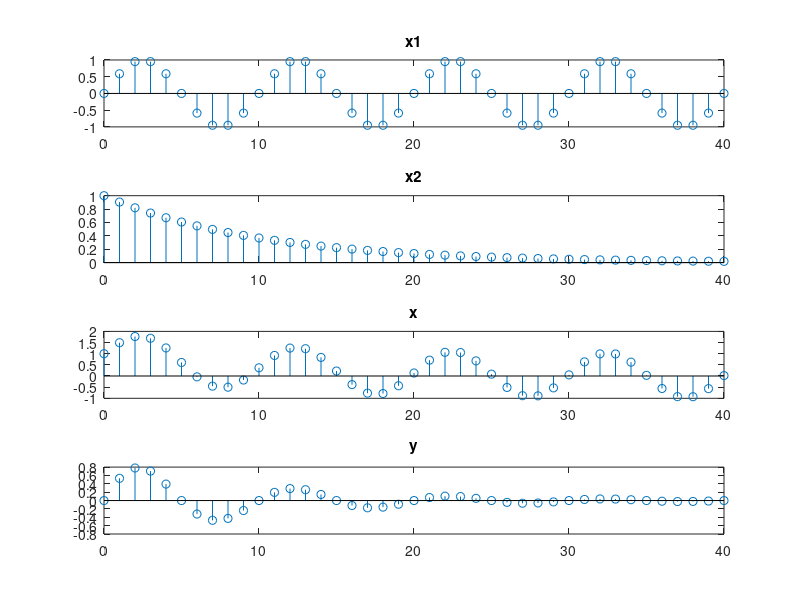

The MATLAB script that drew this image:
clear all
n=0:40;
x1=sin(2*pi*0.1*n);
x2=exp(-0.1*n);
x=x1+x2;
y=x1.*x2;
subplot(4,1,1);stem(n,x1);title('x1')
subplot(4,1,2);stem(n,x2);title('x2')
subplot(4,1,3);stem(n,x);title('x')
subplot(4,1,4);stem(n,y);title('y')
